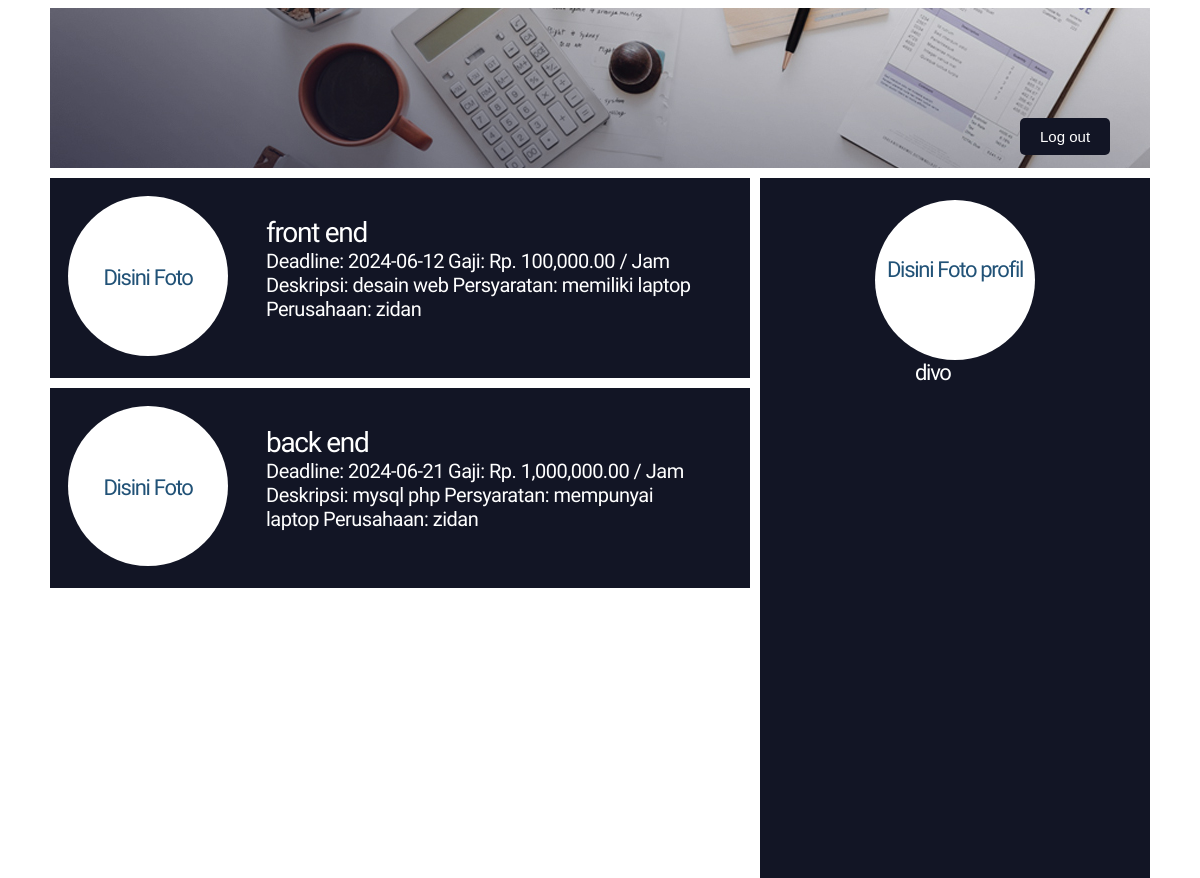
Page /student-home.php (signed in) on the committed database.
### tables this page shows
CREATE TABLE `jobs` (
  `id` int(11) NOT NULL,
  `company_id` int(11) NOT NULL,
  `title` varchar(255) NOT NULL,
  `description` text NOT NULL,
  `requirements` text NOT NULL,
  `salary` decimal(10,2) NOT NULL,
  `deadline` date NOT NULL
);

CREATE TABLE `users` (
  `id` int(11) NOT NULL,
  `username` varchar(255) NOT NULL,
  `password` varchar(255) NOT NULL,
  `role` enum('Mahasiswa','Perusahaan','Admin') NOT NULL,
  `email` varchar(255) NOT NULL,
  `name` varchar(255) NOT NULL
);

### student-home.php (the view, shortened to what this page needs)
<?php
$servername = "localhost";
$username = "root";
$password = "";
$dbname = "bukajasa";
$conn = new mysqli($servername, $username, $password, $dbname);
$sql = "SELECT jobs.id, jobs.title, jobs.deadline, jobs.salary, jobs.description, jobs.requirements, users.username
        FROM jobs
        JOIN users ON jobs.company_id = users.id";
$result = $conn->query($sql);
?>
<!DOCTYPE html>
<html>
<head>
    <link rel="stylesheet" type="text/css" href="CSS/student-home.css">
</head>
<body>
    <div class="container">
        <div class="header">
        </div>
        <div class="log-out"><a href="logout.php">Log out</a></div>
        <div class="posting">
            <?php while ($row = $result->fetch_assoc()): ?>
                <div class="post-1">
                    <div class="foto">
                        <p>Disini Foto</p>
                    </div>
                    <div class="teks">
                        <a href="apply-job.php?id=<?= $row['id'] ?>"><?= htmlspecialchars($row['title']) ?><br></a>
                        <span>Deadline: <?= htmlspecialchars($row['deadline']) ?></span>
                        <span>Gaji: Rp. <?= number_format($row['salary'], 2) ?> / Jam</span>
                        <span>Deskripsi: <?= htmlspecialchars($row['description']) ?></span>
                        <span>Persyaratan: <?= htmlspecialchars($row['requirements']) ?></span>
                        <span>Perusahaan: <?= htmlspecialchars($row['username']) ?></span>
                    </div>
                </div>
            <?php endwhile; ?>
        </div>
        <div class="profile">
            <div class="foto-profil">
                <p>Disini Foto profil</p>
            </div>
            <div class="keterangan">
                <a href="profile-mahasiswa.php"><?= $_SESSION['username'] ?></a>
            </div>
        </div>
    </div>
</body>
</html>

### CSS/student-home.css (style rules this page uses)
body { background-color: white; }
.container { width: 1100px; margin: auto; background-color: white; }
.header { background-image: url(../Images/header.jpg); padding: 80px; padding-right: 80px; }
.log-out a { position: absolute; border-radius: 5px; background-color: #121525; padding: 10px; padding-right: 20px; padding-left: 20px; border-style: none; font-family: arial; font-size: 15px; color: white; text-decoration: none; transition: 0.3s; margin-left: 970px; margin-top: -50px; }
.container .posting { width: 700px; background-color: white; margin-top: 10px; float: left; }
.container .posting .post-1 { width: 700px; height: 200px; background-color: #121525; float: left; margin-bottom: 10px; }
.container .profile { width: 390px; height: 700px; background-color: #121525; margin-top: 10px; float: left; margin-left: 10px; }
.container .posting .foto { width: 160px; height: 160px; background-color: white; margin-top: 18px; margin-left: 18px; margin-bottom: 18px; border-radius: 50%; float: left; }
.container .posting .post-1 .foto p { text-align: center; line-height: 120px; font-family: 'Oswald', sans-serif; font-size: 22px; letter-spacing: -1.3px; color: #215277; }
.container .posting .post-1 .teks { padding: 20px; width: 440px; height: 120px; background-color: #121525; margin:18px; float: left; }
.container .posting .post-1 .teks a { font-family: 'Oswald', sans-serif; font-size: 28px; letter-spacing: -1.3px; color: white; text-decoration: none; transition: 0.3s; }
.container .posting .post-1 .teks span { font-family: 'Oswald', sans-serif; font-size: 20px; letter-spacing: -0.5px; color: white; text-decoration: none; }
.container .profile .foto-profil { width: 160px; height: 160px; background-color: white; margin: auto; margin-top: 20px; border-radius: 50%; }
.container .profile .foto-profil p { text-align: center; line-height: 140px; font-family: 'Oswald', sans-serif; font-size: 22px; letter-spacing: -1.3px; color: #215277; }
.container .profile .keterangan a { font-family: 'Oswald', sans-serif; font-size: 22px; letter-spacing: -1.3px; color: white; text-decoration: none; margin-left: 155px; margin-top: 10px; }

### rows in the picture
jobs: title "front end", deadline "2024-06-12", salary "100,000.00", description "desain web", requirements "memiliki laptop", company.username "zidan"
jobs: title "back end", deadline "2024-06-21", salary "1,000,000.00", description "mysql php", requirements "mempunyai laptop", company.username "zidan"

### other values in the picture
$_SESSION['username'] "divo"
